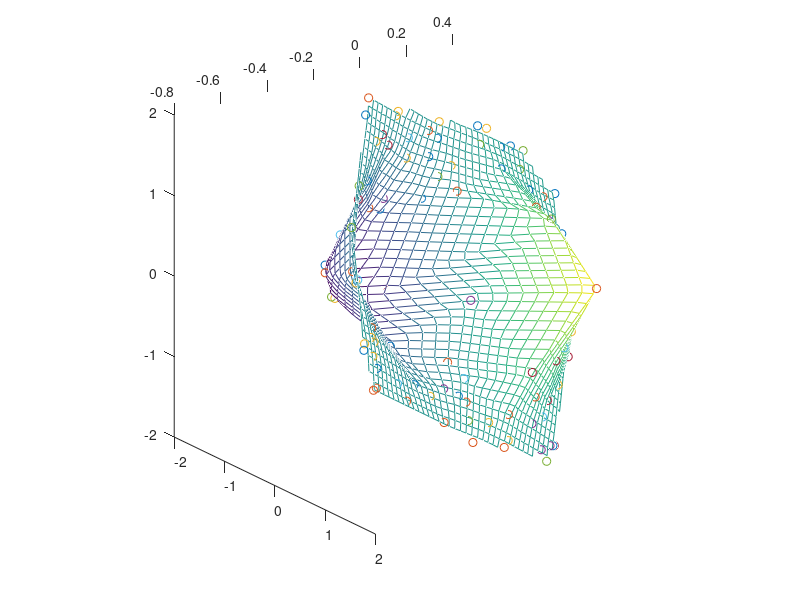

Write the MATLAB code that produced this figure.
%This script demonstrates saving a MATLAB graphics figure into a file in
%  jpeg format. The saved file can later be read as image into an 
% interactive MATLAB session to be viewed on the screen.
% It is a suitable piece of code for producing graphical output from
% batch jobs.
%

% prepare a sample data for 3D plotting
x=rand(10)*4-2; y=rand(10)*4-2; z=x.*exp( -x.^2-y.^2);
t=-2:0.1:2;
[xx,yy]=meshgrid(t,t);
zz=griddata(x,y,z,xx,yy);


%% do the plotting  
h1=figure; 
hold on ;

%  Need to alter the camera position for a better 3D view.
%  The child property of the figure gives us the axes handle.
%
hax=get(h1,'Children');
% set camera position 
set(hax,'CameraPosition',[-24 -11 5]);
% draw the mesh 
mesh(xx,yy,zz);
% plot each point as 'o' 
plot3(x,y,z,'o');

%%

% save the current figure into a file in jpeg format.
print -djpeg 'test3.jpg'
hold off;

%% The commented out lines of code below can be issued later in an interactive session
%  to load and display the saved image.
%imdata=imread('test3.jpg','jpeg');
%
% 
%image(imdata);
